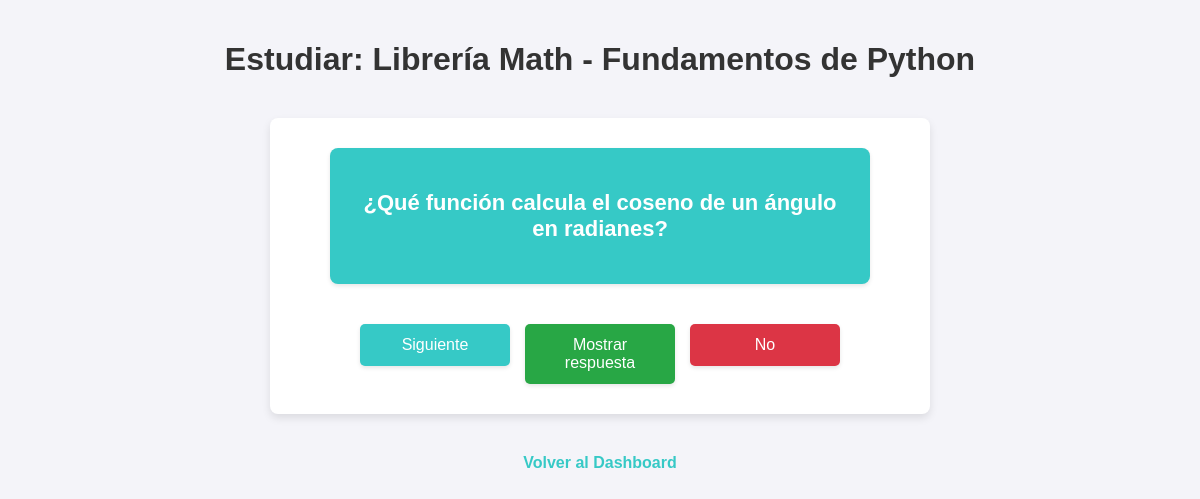
Page /decks/4/study/ on the committed database.
### flashcards/models.py (models this page shows, shortened)
class Deck(models.Model):
    name = models.CharField(max_length=100)
    def study_flashcards(self, limit=10):
        flashcards = self.flashcard_set.all().order_by('box_number')[:limit]
        flashcards = list(flashcards)
        shuffle(flashcards)
        return flashcards

class FlashCard(models.Model):
    question = models.TextField()
    answer = models.TextField()
    deck = models.ForeignKey('Deck', on_delete=models.CASCADE)
    box_number = models.IntegerField(default=1)
    repeat_count = models.IntegerField(default=0)  # Nuevo campo

### flashcards/views.py (the view)
# urls.py: path('decks/<int:deck_id>/study/', views.study_flashcards, name='study_flashcards'),
def study_flashcards(request, deck_id):
    deck = get_object_or_404(Deck, id=deck_id)
    flashcards = deck.study_flashcards(limit=10)
    return render(request, 'flashcards/study_flashcards.html', {'deck': deck, 'flashcards': flashcards})

### flashcards/templates/flashcards/study_flashcards.html (shortened to what this page needs)
<!DOCTYPE html>
<html>
<head>
</head>
<body>
    <h1>Estudiar: {{ deck.name }}</h1>
    {% if flashcards %}
        <div class="flashcard">
            <div class="question">
                <p>{{ flashcards.0.question }}</p>
            </div>
            <div class="actions">
                <form method="POST" action="{% url 'mark_flashcard_learned' flashcards.0.id %}">
                    <button type="submit">Siguiente</button>
                </form>
                <button id="show-answer-btn" class="show-answer" onclick="showAnswer()">Mostrar respuesta</button>
                <form method="POST" action="{% url 'mark_flashcard_not_learned' flashcards.0.id %}">
                    <button type="submit" class="not-learned">No</button>
                </form>
            </div>
        </div>
    {% else %}
        <p>No hay flashcards disponibles para estudiar.</p>
    {% endif %}
    <div class="back-link">
        <a href="{% url 'list_decks' %}">Volver al Dashboard</a>
    </div>
</body>
</html>

### flashcards/templates/flashcards/study_flashcards.html (style rules this page uses)
body { font-family: Arial, sans-serif; margin: 20px; background-color: #f4f4f9; color: #333; display: flex; flex-direction: column; align-items: center; }
h1 { color: #333; margin-bottom: 20px; }
.flashcard { padding: 30px; background-color: #fff; border-radius: 8px; box-shadow: 0 4px 8px rgba(0, 0, 0, 0.1); text-align: center; max-width: 600px; margin: 20px 0; width: 100%; display: flex; flex-direction: column; align-items: center; }
.flashcard .question { padding: 20px; background-color: #36C9C6; color: #fff; border-radius: 8px; font-size: 22px; font-weight: bold; margin-bottom: 20px; width: 100%; max-width: 500px; text-align: center; box-shadow: 0 2px 4px rgba(0, 0, 0, 0.1); }
.actions { margin-top: 20px; display: flex; justify-content: center; gap: 15px; width: 100%; }
.actions button { padding: 12px 25px; border: none; border-radius: 5px; color: #fff; background-color: #36C9C6; cursor: pointer; font-size: 16px; box-shadow: 0 2px 4px rgba(0, 0, 0, 0.1); transition: background-color 0.3s ease; width: 150px; }
.actions button.not-learned { background-color: #dc3545; }
.actions button.show-answer { background-color: #28a745; }
.back-link { margin-top: 20px; text-align: center; }
.back-link a { color: #36C9C6; text-decoration: none; font-weight: bold; }

### rows in the picture
Deck: name "Librería Math - Fundamentos de Python"
FlashCard: question "¿Qué función calcula el coseno de un ángulo en radianes?"
